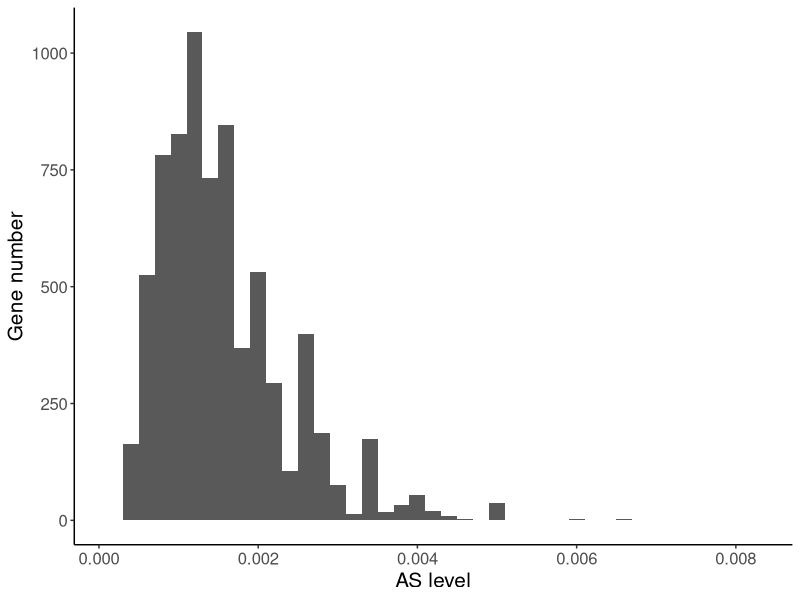

Here is the R script that generated this plot:
# 3 isoforms, I_0, I_1, and I_2; I_1 is functional while I_2 is deleterious
# Representing alternative splicing
# Transcriptome-wide distribution
library(expm)
library(ggplot2)

# Calculate normalized cis-genotypic value
# Input: genotype (a vector of 0 and 1), effect sizes of effector allele at all loci (a vector)
cis.gv <- function(gt,effect){
	v=sum(gt*effect)
	vmax=sum(effect)
	return(v/vmax)
}

# Calculate modification rate beta
# Two effector alleles, one increasing beta_1, the other increasing beta_2 (e.g., alternative splicing)
# Input: normalized cis-genotypic value for beta_1 (that for beta_2 is 1-cis), trans- genotypic value, shape parameter (a vector), background/non-specific modification activity (a vector; epsilon[1] should be high enough to ensure low mis-splicing rate)
beta.calc.type.2 <- function(cis,trans,C,epsilon=c(0,0)){
	beta1=trans*(C[1]*cis+epsilon[1])
	beta2=trans*(C[2]*(1-cis)+epsilon[2])
	return(c(beta1,beta2))
}

# Genotype-phenotype mapping (>2 isoforms)
# Input: genotypic value of overall expression rate, rate of modification (a vector, each element calculated using beta.calc()), decay rate of unmodified isoform (a number), decay rates of modified isoforms (a vector)
g2p <- function(alpha,beta,gamma_0,gamma){
	ni=length(beta) # Number of modified isoforms
	A=matrix(0,nrow=ni+1,ncol=ni+1)
	A[1,1]=sum(beta)+gamma_0
	A[2:nrow(A),1]=beta
	diag(A)[2:nrow(A)]=-gamma
	b=c(alpha,rep(0,ni))
	return(solve(A,b))
}

# Calculate fitness w/ respect to an isoform under stabilizing selection
# Input: isoform abundance (a number), optimum (a number), SD of fitness function
# Input values are not log-transformed and should be log-transformed by the function
fitness.stab <- function(z,opt,sig){
	d=log(z/opt) # Convert to log scale
	if(sig>0){
		w=dnorm(d,mean=0,sd=sig)/dnorm(0,mean=0,sd=sig)
	}else{
		w=1
	}
	return(w)
}

# Calculate fitness w/ respect to a deleterious isoform
# Input: isoform abundance, shape parameter (a positive number)
fitness.del <- function(z,par){
	w=exp(-par*z)
	return(w)
}

# Overall fitness as a product of fitness w/ respect to each isoform
# Input: isoform abundances (a vector), selection parameter (a list; vector-->stabilizing, number-->deleterious, NULL=neutral/equivalent to I_0), whether each modified isoform is functionally equivalent to I_0 (a vector, 1 means equivalent to I_0)
fitness.prod <- function(z,par,eq=NULL){
	w=rep(0,length(z))
	type=lengths(par) # Type of selection, which corresponds to number of selection parameters
	if(length(eq)>0){
		z[1]=z[1]+sum(z[which(eq==1)])
	}
	for(i in 1:length(z)){
		if(type[i]==2){
			w[i]=fitness.stab(z[i],par[[i]][1],par[[i]][2])
		}else{
			if(type[i]==1){
				w[i]=fitness.del(z[i],par[[i]])
			}else{
				w[i]=1
			}
		}
	}
	return(prod(w))
}

# Fixation probability given ancestral and mutant fitness
fix.prob <- function(wa,wm,Ne){
	if(wa>0){
		s=(wm/wa)-1 # Coefficient of selection
		if(s==0){
			p=1/(2*Ne)
		}else{
			p=(1-exp(-2*s))/(1-exp(-4*Ne*s))
		}
	}else{ # The ancestral fitness is close to 0 (close enough to be recognized as zero by R)
		if(wm==0){ # Both ancestral and mutant fitness are close to 0
			p=1/(2*Ne) # The mutation is considered neutral
		}else{ # Ancestral fitness is close to 0 while mutant fitness isn't
			p=1 # The mutation is considered strongly beneficial
		}
	}
	return(p)
}

# Obtain transition matrix given other parameters (type-2 modification)
# Input: number of cis- loci, mutation rates (a vector, elements being u01 and u10, respectively; 2*Ne*u should not exceed 1), selection parameter (a list), effective population size, other parameters (alpha,trans,C,gamma_0,gamma_1,epsilon,eq)
tm.type.2 <- function(nloci,u,par,Ne,alpha,trans,C,epsilon=c(0,0),gamma_0,gamma,eq=NULL){
	mat=matrix(0,nrow=nloci+1,ncol=nloci+1)
	for(i in 1:nrow(mat)){
		v1=(i-1)/nloci # cis- genotypic value for beta_1
		beta1=beta.calc.type.2(v1,trans,C,epsilon)
		z1=g2p(alpha,beta1,gamma_0,gamma) # Remember to use the generic version of g2p()
		w1=fitness.prod(z1,par,eq)
		for(j in 1:ncol(mat)){
			if(abs(i-j)==1){ # Consider adjescent states only
				v2=(j-1)/nloci
				beta2=beta.calc.type.2(v2,trans,C,epsilon)
				z2=g2p(alpha,beta2,gamma_0,gamma)
				w2=fitness.prod(z2,par,eq)
				fp=fix.prob(w1,w2,Ne)
				if(i<j){
					uij=2*Ne*(nloci-(i-1))*u[1]
				}else{
					uij=2*Ne*(i-1)*u[2]
				}
				mat[i,j]=uij*fp
			}
		}
	}
	for(i in 1:nrow(mat)){
		mat[i,i]=1-sum(mat[i,])
	}
	return(mat)
}

# Parameter values
# Gene-specific parameters sampled from pre-chosen distributions
T=1e8 # Number of time steps to run for each gene/modification event
u=c(1e-9,1e-9);gamma_0=0;trans=100;epsilon=c(1e-3,1e-3);C=c(1,1) # Parameters that are constant across genes

ngene=2e4 # Number of genes to consider
alpha.all=exp(rnorm(ngene,mean=0,sd=1)) # Expression rate, sampled from log-normal distribution
nloci.all=as.integer(rgamma(ngene,shape=3,scale=5))+1 # Number of cis- loci, sampled from a gamma distribution (mean~15, peak near mean)
gamma_1.all=rep(1,ngene) # Decay rate of I_0, distribution type TBD
gamma_2.all=rep(100,ngene) # Decay rate of I_1, distribution type TBD
sig.all=1/(10^(rnorm(ngene,mean=-1,sd=0.1))) # Width of Gaussian fitness function (for P_0 or P_1); sample "importance" first, then take reciprocal to be width
lambda.all=rep(1e-3,ngene) # Strength of selection on P_1; distribution type TBD

Ne=1e3 # Effective population size
comb.all=data.frame(alpha.all,nloci.all,gamma_1.all,gamma_2.all,sig.all,lambda.all)
out=matrix(0,nrow=nrow(comb.all),ncol=4)
for(i in 1:ngene){
	alpha=comb.all[i,1]
	nloci=comb.all[i,2]
	gamma_1=comb.all[i,3]
	gamma_2=comb.all[i,4]
	gamma=c(gamma_1,gamma_2)
	sig=comb.all[i,5]
	lambda=comb.all[i,6]
	par=list(NULL,c(alpha/gamma_1,sig),lambda)
	mat=tm.type.2(nloci,u,par,Ne,alpha,trans,C,epsilon,gamma_0,gamma)
	start=rep(0,nloci+1);start[nloci+1]=1
	distr=start%*%(mat %^% T)
	v_sample=sample(0:nloci,1,prob=distr)/nloci # Sample a cis- genotypic value from the distribution
	beta_sample=beta.calc.type.2(v_sample,trans,C,epsilon) # Calculate beta
	phe=g2p(alpha,beta_sample,gamma_0,gamma) # Get a final phenotype
	out[i,1]=v_sample;out[i,2:3]=phe[2:3];out[i,4]=phe[3]/(phe[2]+phe[3]) # Write results
}
colnames(out)=c("gv","P_1","P_2","lv")
d=data.frame(comb.all,out)
write.table(d,file="distr_mix_as.txt",sep="\t")

id.cutoff=1e-3 # Detectability cutoff
dsub=d[which(d[,1]*d[,10]>id.cutoff),]
g=ggplot(dsub,aes(x=lv))+geom_histogram(binwidth=0.0002)
g=g+theme_classic()
g=g+xlab("AS level")+ylab("Gene number")
g=g+theme(axis.text=element_text(size=12),axis.title=element_text(size=15))
fn.out=paste("hist_mix_as_",id.cutoff,"_",Ne,".pdf",sep="")
ggsave(fn.out,plot=g,width=5.5,height=5)
